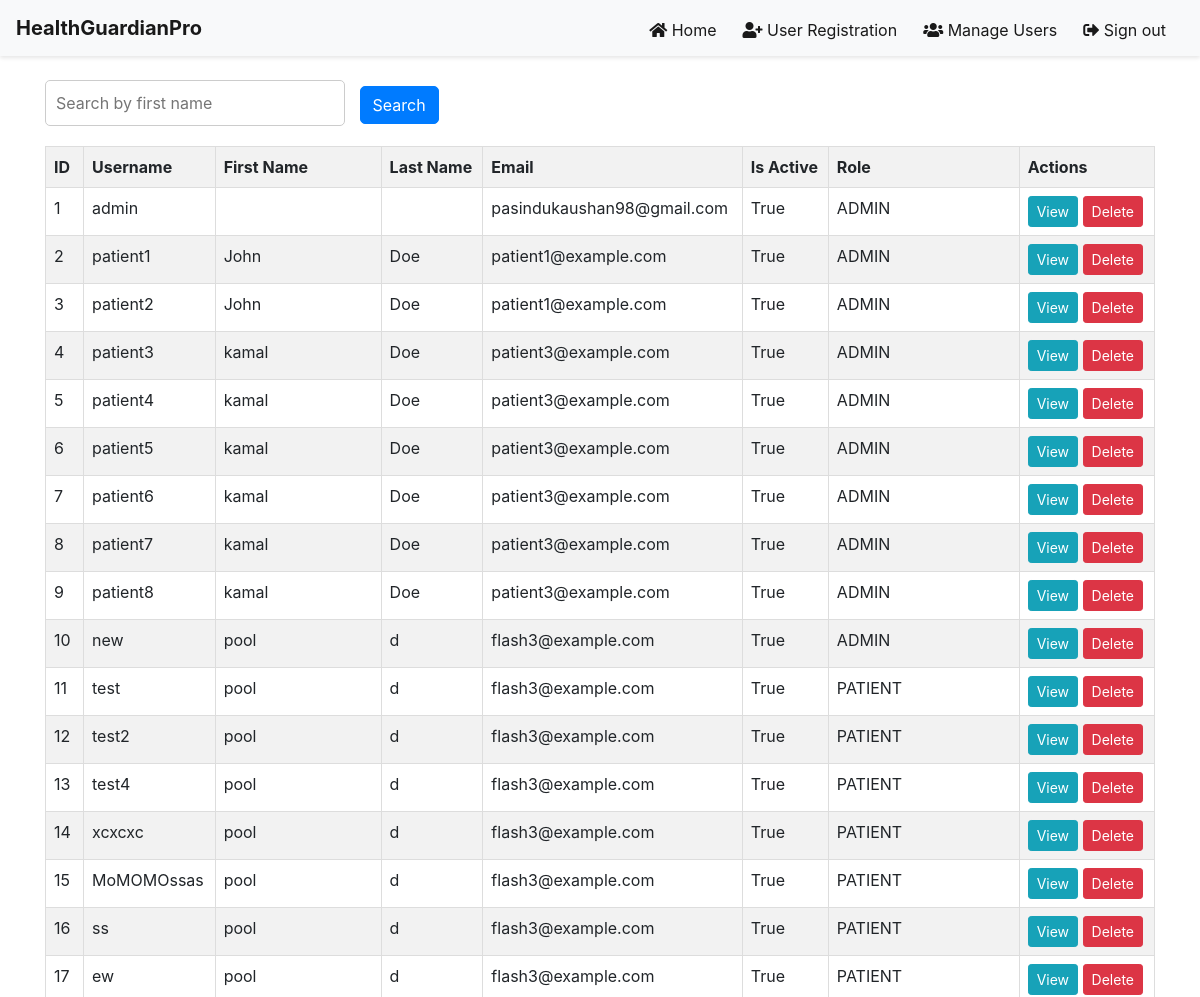
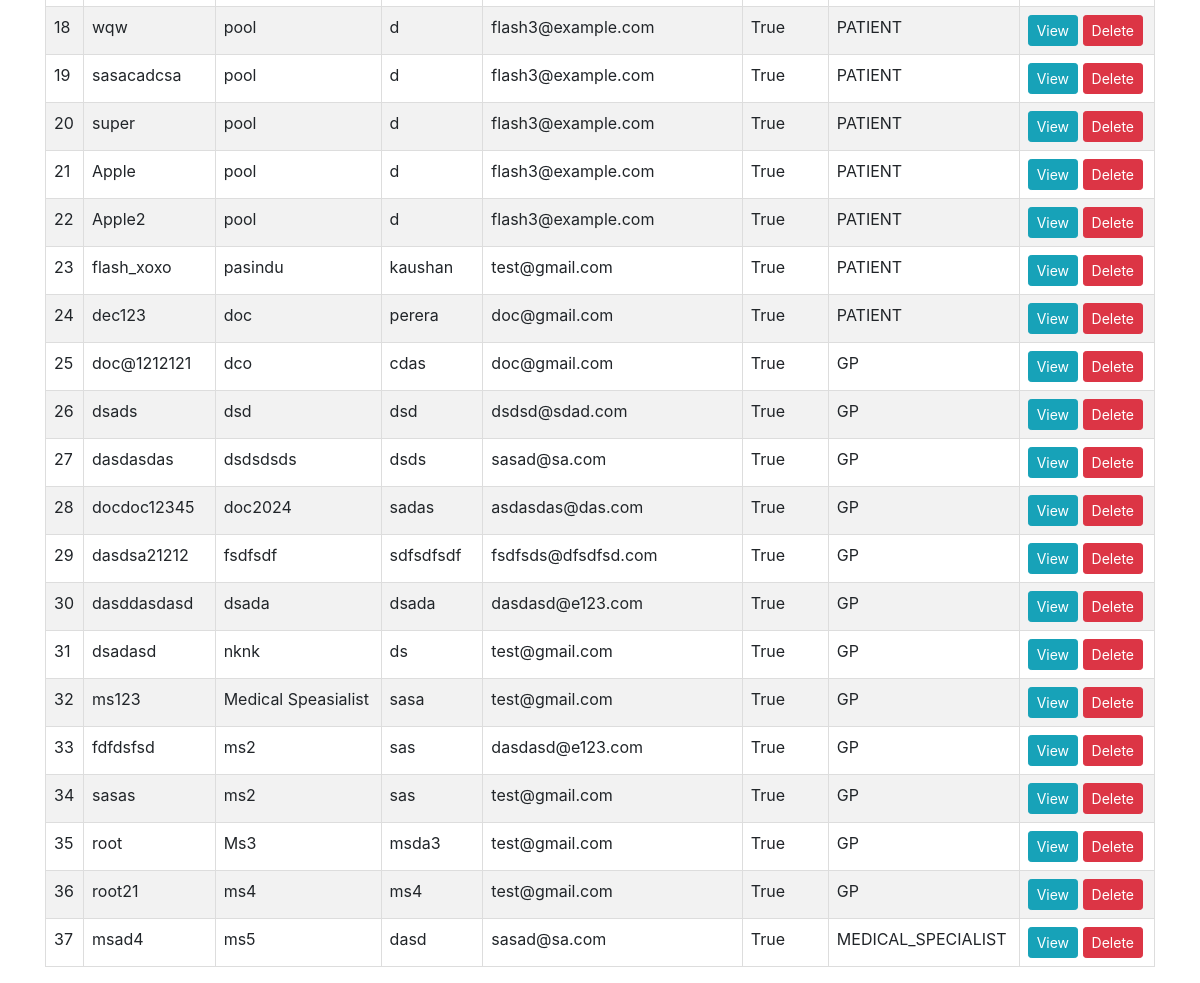
/predictor/manage_users/, run on an earlier commit of the app's database (2 pictures, top to bottom).
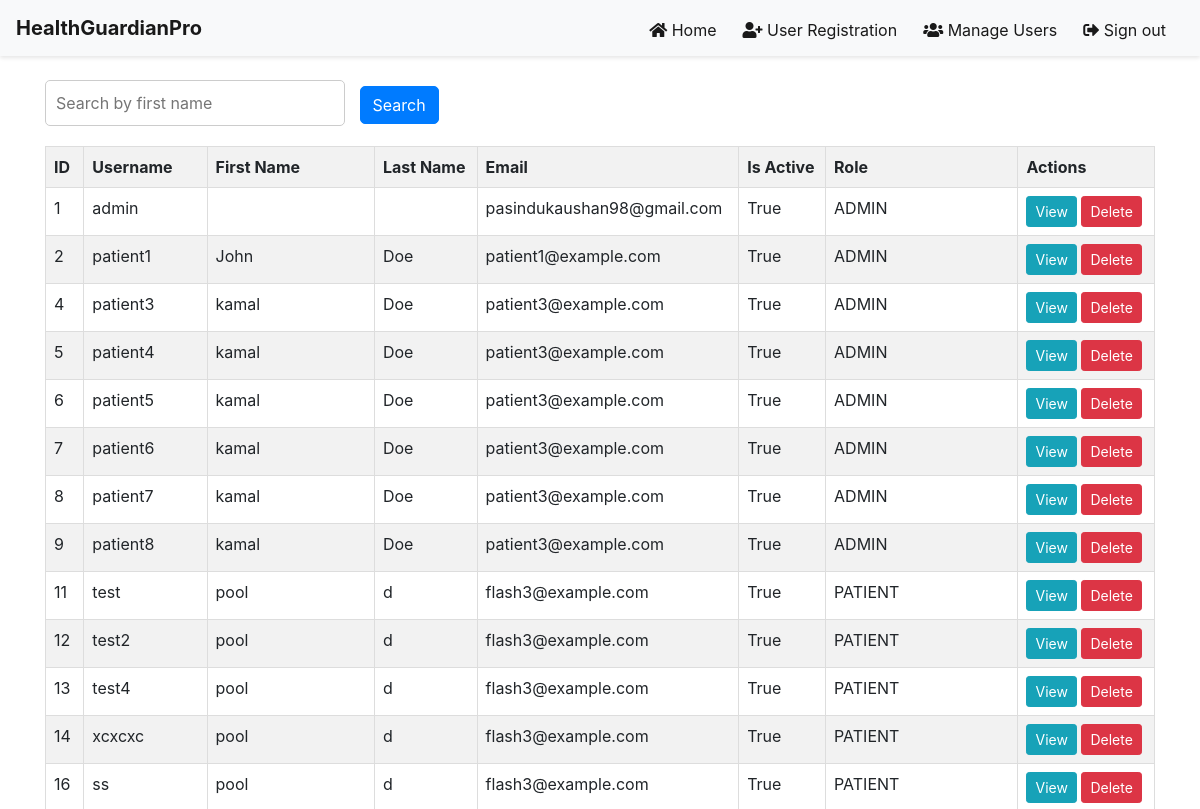
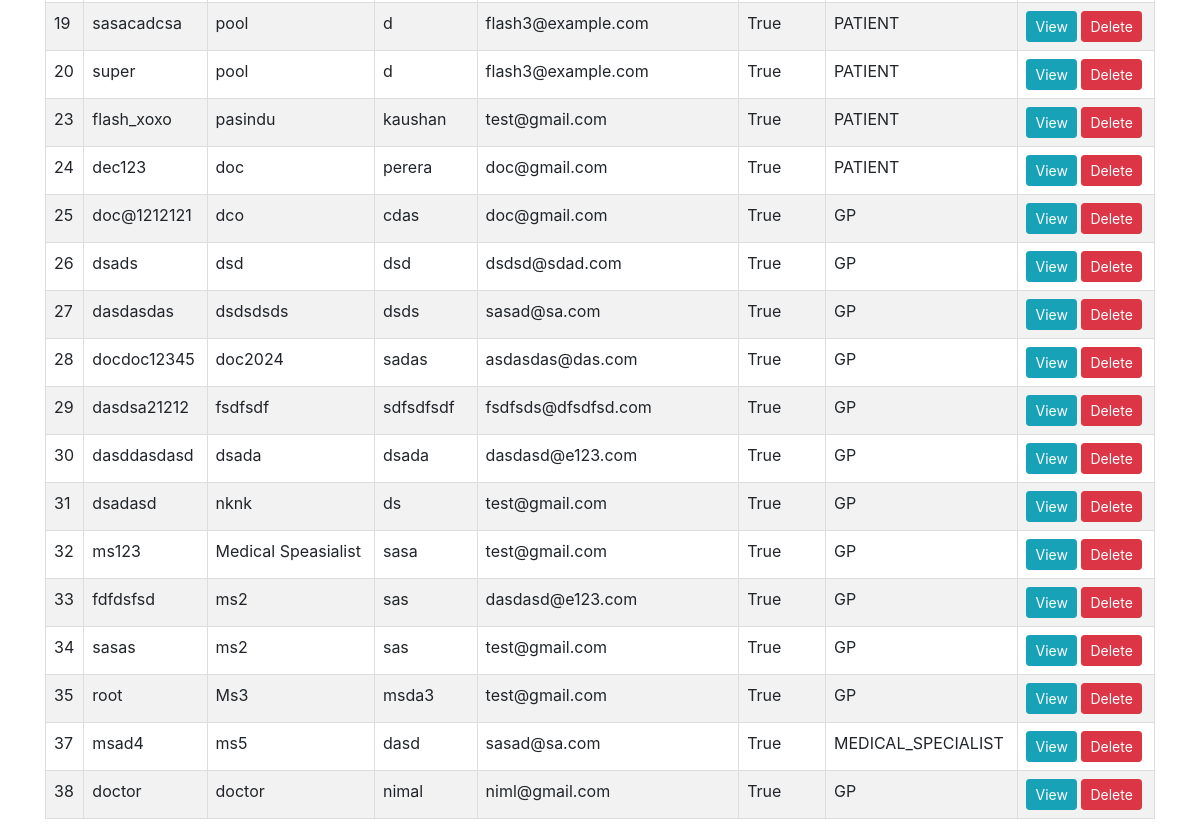
And on a later commit of the database (2 pictures, top to bottom).
### predictor/models.py (models this page shows, shortened)
class User(AbstractUser):
    class Role(models.TextChoices):
        ADMIN = "ADMIN", "Admin"
        PATIENT = "PATIENT", "Patient"
        GP = "GP", "GP"
        MEDICAL_SPECIALIST = "MEDICAL_SPECIALIST", "Medical Specialist"
    base_role = Role.ADMIN
    role = models.CharField(max_length=50, choices=Role.choices)

### predictor/views.py (the view)
# urls.py: path('manage_users/', views.manage_users, name='manage_users'),
def manage_users(request):
    users = User.objects.all()
    return render(request, 'manage_users.html', {'users': users})

### predictor/templates/manage_users.html (shortened to what this page needs)
<!DOCTYPE html>
<html lang="en">
<head>
    <link href="https://stackpath.bootstrapcdn.com/bootstrap/4.5.2/css/bootstrap.min.css" rel="stylesheet">
</head>
<body>
    {% include 'nav_bar_admin.html' %}
<div class="container">
    <br>
    <form id="searchForm">
        <input type="text" id="searchInput" name="search" placeholder="Search by first name">
        <button type="button" id="searchButton" class="btn btn-primary">Search</button>
    </form>
    <table id="usersTable" class="table">
        <thead>
            <tr>
                <th>ID</th>
                <th>Username</th>
                <th>First Name</th>
                <th>Last Name</th>
                <th>Email</th>
                <th>Is Active</th>
                <th>Role</th>
                <th>Actions</th>
            </tr>
        </thead>
        <tbody>
            {% for user in users %}
            <tr>
                <td>{{ user.id }}</td>
                <td>{{ user.username }}</td>
                <td>{{ user.first_name }}</td>
                <td>{{ user.last_name }}</td>
                <td>{{ user.email }}</td>
                <td>{{ user.is_active }}</td>
                <td>{{ user.role }}</td>
                <td>
                    <a href="#" class="btn btn-info btn-sm">View</a>
                    <form method="post" action="{% url 'delete_user' user.id %}"  style="display: inline;">
                        <button type="submit" class="btn btn-danger btn-sm" onclick="return confirm('Are you sure you want to delete this user?')">Delete</button>
                    </form>
                </td>
            </tr>
            {% endfor %}
        </tbody>
    </table>
</div>
</body>
</html>

### predictor/templates/nav_bar_admin.html (shortened to what this page needs)
<head>
  <link rel="stylesheet" href="https://cdnjs.cloudflare.com/ajax/libs/font-awesome/5.15.4/css/all.min.css">
</head>
<nav class="navbar navbar-expand-lg navbar-light bg-light sticky-top">
    <a class="navbar-brand" href="{% url 'admin_home_view' %}">HealthGuardianPro</a>
    <div class="collapse navbar-collapse" id="navbarNav">
      <ul class="navbar-nav ml-auto">
        <li class="nav-item active">
          <a class="nav-link" href="{% url 'admin_home_view' %}">
              <i class="fas fa-home"></i> Home
          </a>
        </li>
        <li class="nav-item active">
          <a class="nav-link" href="{% url 'user_reg_form' %}">
              <i class="fas fa-user-plus"></i> User Registration
          </a>
        </li>
        <li class="nav-item active">
            <a class="nav-link" href="{% url 'manage_users' %}">
                <i class="fas fa-users"></i> Manage Users
            </a>
        </li>
        <li class="nav-item active">
          <a class="nav-link active" href="{% url 'logout' %}">
              <i class="fas fa-sign-out-alt"></i> Sign out
          </a>
      </li>
      </ul>
    </div>
  </nav>

### predictor/templates/manage_users.html (style rules this page uses)
#searchForm { margin-bottom: 20px; }
#searchInput { width: 300px; border-radius: 5px; padding: 10px; border: 1px solid #ccc; }
#searchButton { border-radius: 5px; margin-left: 10px; }
#usersTable { width: 100%; border-collapse: collapse; }
#usersTable th, #usersTable td { border: 1px solid #ddd; padding: 8px; text-align: left; }
#usersTable th { background-color: #f2f2f2; }
#usersTable tbody tr:nth-child(even) { background-color: #f2f2f2; }

### predictor/templates/nav_bar_admin.html (style rules this page uses)
.navbar { box-shadow: 0 2px 4px rgba(0,0,0,0.1); background-color: #3498db; padding: 0.5rem 1rem; }
.navbar-brand { color: #0056b3; font-weight: bold; transition: transform 0.3s ease-in-out; }
.nav-link { margin-right: 10px; color: #555; transition: color 0.3s ease-in-out, border-bottom 0.3s ease-in-out; padding-bottom: 0.25rem; }
.navbar-nav { display: flex; padding-left: 0; margin-bottom: 0; list-style: none; }

What changed in the data, as far as the page shows it:
removed User: id "3", username "patient2", first_name "John", last_name "Doe", email "patient1@example.com", is_active "True", role "ADMIN"
removed User: id "10", username "new", first_name "pool", last_name "d", email "flash3@example.com", is_active "True", role "ADMIN"
removed User: id "15", username "MoMOMOssas", first_name "pool", last_name "d", email "flash3@example.com", is_active "True", role "PATIENT"
removed User: id "17", username "ew", first_name "pool", last_name "d", email "flash3@example.com", is_active "True", role "PATIENT"
removed User: id "18", username "wqw", first_name "pool", last_name "d", email "flash3@example.com", is_active "True", role "PATIENT"
removed User: id "21", username "Apple", first_name "pool", last_name "d", email "flash3@example.com", is_active "True", role "PATIENT"
removed User: id "22", username "Apple2", first_name "pool", last_name "d", email "flash3@example.com", is_active "True", role "PATIENT"
removed User: id "36", username "root21", first_name "ms4", last_name "ms4", email "test@gmail.com", is_active "True", role "GP"
added User: id "38", username "doctor", first_name "doctor", last_name "nimal", email "niml@gmail.com", is_active "True", role "GP"
